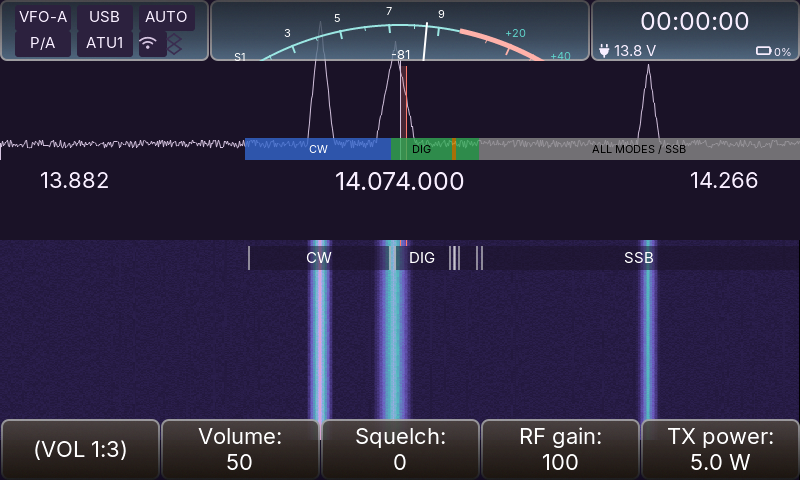
#> input picture docs/evidencia/2026-10-23-ui-audit/home/png/home-rx-bateria-0.png, 800 x 480 px; its folder holds 4 pictures in this run
$ python crops.py
#> lines starting #> are read from the running program, lines starting #| are printed output that depends on the picture
#!/usr/bin/env python3
"""crops.py -- recortes ampliados (referencia visual) de la corrida de HOME.

Los PNG de `png/` son 800x480 SIN escalar (la evidencia). Estos recortes son
ayuda de lectura: se amplian con vecino mas cercano (NEAREST), sin
interpolacion, para poder mirar los glifos de 13 px del reloj. **Una captura
ampliada no prueba legibilidad fisica**: solo muestra los pixeles del render de
host, que es lo que se mide en `mediciones/`.

Salidas (todas se citan desde README.md):
  crops/bateria-<estado>-x8.png       zona del icono+porcentaje de un estado
  crops/bateria-temas-x8.png          la misma zona en los seis temas, apilada
  crops/reloj-panel-temas-x3.png      el panel del reloj (209x61) en los seis temas
  crops/barra-info-temas-x3.png       la barra de info (209x61) en los seis temas
  crops/barra-superior-temas-x2.png   la barra superior completa en los seis temas
  crops/comparativa-pct-x12.png       los estados de bateria de Aurora, en fila

SPDX-License-Identifier: LGPL-2.1-or-later
"""

from pathlib import Path

from PIL import Image

RAIZ = Path(__file__).resolve().parent
PNG = RAIZ / "png"
CROPS = RAIZ / "crops"

TEMAS = [("home-rx-tema-aurora", "Aurora"), ("home-rx-tema-cathode", "Cathode"),
         ("home-rx-tema-redshift", "Redshift"), ("home-rx-tema-sprint", "Sprint"),
         ("home-rx-tema-sunlit", "Sunlit"), ("home-rx-tema-trail", "Trail")]
BATERIA = [("home-rx-bateria-0", "0%"), ("home-rx-bateria-7", "7%"),
           ("home-rx-bateria-10", "10%"), ("home-rx-bateria-11", "11%"),
           ("home-rx-bateria-36", "36%"), ("home-rx-bateria-50", "50%"),
           ("home-rx-base", "76%"), ("home-rx-bateria-99", "99%"),
           ("home-rx-bateria-100", "100%"), ("home-rx-bateria-desconocida", "--%")]


def recorte(captura, caja, escala, destino):
#> called with captura = 'home-rx-bateria-0', caja = (748, 38, 800, 60), escala = 8, destino = 'bateria-0%-x8.png'
    im = Image.open(PNG / f"{captura}.png").convert("RGB").crop(caja)
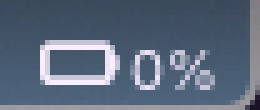
#> im: PIL image 52x22 RGB (shown 5 times larger); mean R, G, B 91.8, 105.5, 124.5
    w, h = im.size
#> w = 52; h = 22
    im.resize((w * escala, h * escala), Image.NEAREST).save(CROPS / destino)
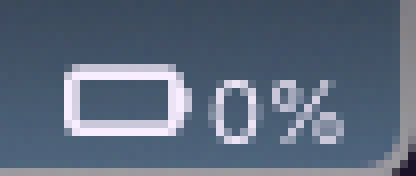
#> saved as bateria-0%-x8.png: PIL image 416x176 RGB; mean R, G, B 91.8, 105.5, 124.5


def apilado(filas, escala, destino, caja):
    """Apila los recortes con una franja separadora (el ancho del mayor)."""
    ims = []
    for cap, _ in filas:
        im = Image.open(PNG / f"{cap}.png").convert("RGB").crop(caja)
        ims.append(im.resize((im.size[0] * escala, im.size[1] * escala), Image.NEAREST))
    sep = 6
    ancho = max(i.size[0] for i in ims)
    alto = sum(i.size[1] for i in ims) + sep * (len(ims) - 1)
    out = Image.new("RGB", (ancho, alto), (255, 0, 0))
    y = 0
    for i in ims:
        out.paste(i, (0, y))
        y += i.size[1] + sep
    out.save(CROPS / destino)


def main():
    CROPS.mkdir(exist_ok=True)
    caja_bat = (748, 38, 800, 60)          # icono + porcentaje
    caja_reloj = (588, 0, 800, 61)         # panel del reloj completo
    caja_barra = (0, 0, 209, 61)           # barra de info completa
    caja_sup = (0, 0, 800, 61)             # barra superior completa
    for cap, nom in BATERIA + [(c, n) for c, n in TEMAS]:
        recorte(cap, caja_bat, 8, f"bateria-{nom}-x8.png")
    apilado(TEMAS, 8, "bateria-temas-x8.png", caja_bat)
    apilado(TEMAS, 3, "reloj-panel-temas-x3.png", caja_reloj)
    apilado(TEMAS, 3, "barra-info-temas-x3.png", caja_barra)
    apilado(TEMAS, 2, "barra-superior-temas-x2.png", caja_sup)
    ims = []
    for cap, _ in BATERIA:
        im = Image.open(PNG / f"{cap}.png").convert("RGB").crop(caja_bat)
        ims.append(im.resize((im.size[0] * 4, im.size[1] * 4), Image.NEAREST))
    sep = 6
    ancho = sum(i.size[0] for i in ims) + sep * (len(ims) - 1)
    alto = max(i.size[1] for i in ims)
    out = Image.new("RGB", (ancho, alto), (255, 0, 0))
    x = 0
    for i in ims:
        out.paste(i, (x, 0))
        x += i.size[0] + sep
    out.save(CROPS / "comparativa-pct-x12.png")
    print("recortes:", len(list(CROPS.glob('*.png'))))


if __name__ == "__main__":
#> (the run stopped early here; a loop or call above may not have finished)
